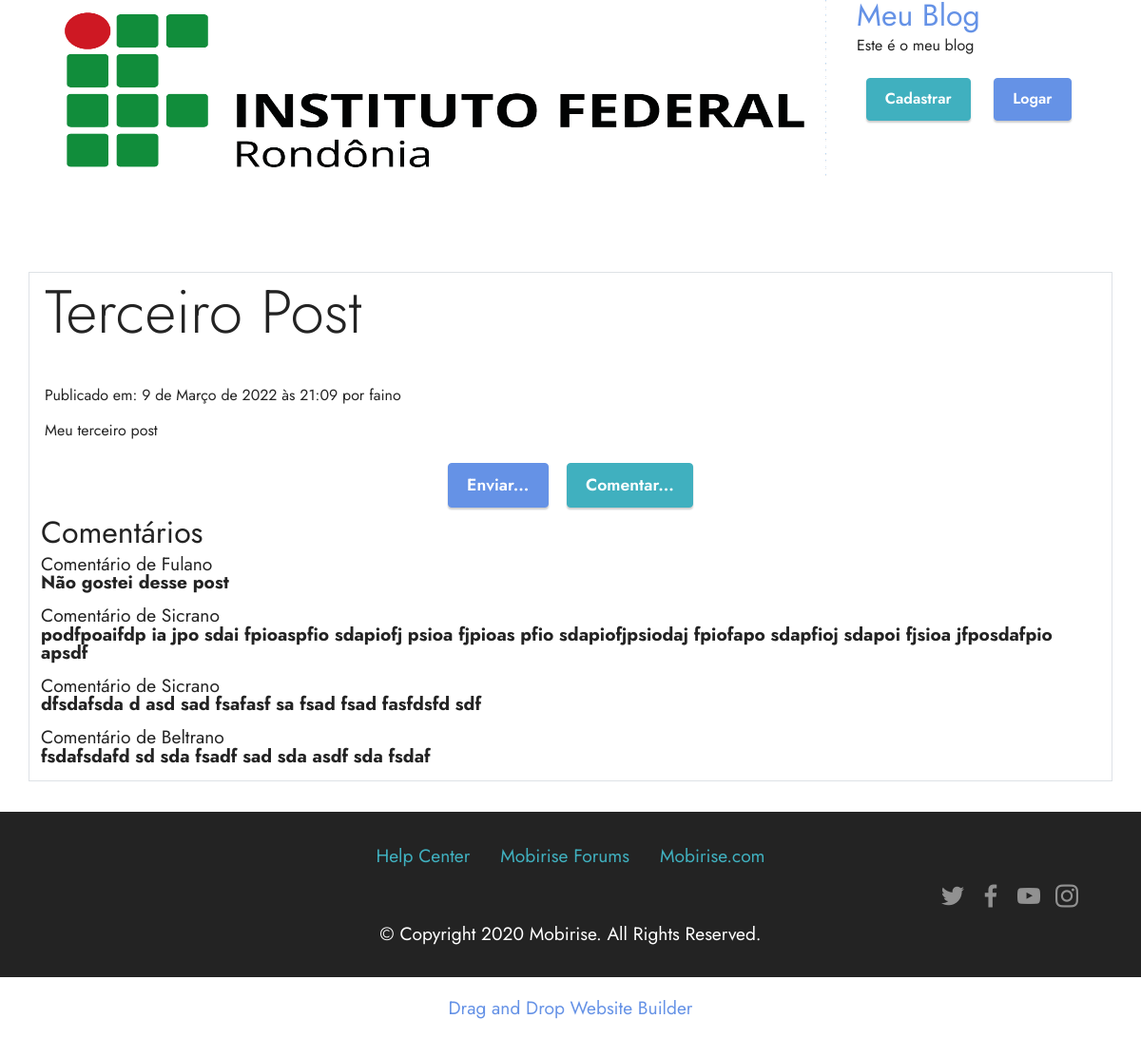
Screenshot of /detalhe/8/terceiro-post with the database file from the repository.
### postagens/models.py (models this page shows, shortened)
class Postagem(models.Model):
    objects = models.Manager()
    publicados = PostsPublicados()
    STATUS_CHOICES = (
        ('rascunho', 'Rascunho'),
        ('publicado', 'Publicado'),
    )
    titulo = models.CharField(max_length=100)
    slug = models.SlugField(max_length=100)
    corpo = models.TextField()
    publicado = models.DateTimeField(default=timezone.now)
    criado = models.DateTimeField(auto_now_add=True)
    status = models.CharField(max_length=9, choices=STATUS_CHOICES, default='rascunho')
    autor = models.ForeignKey(User, on_delete=models.CASCADE, related_name='post_autor')
    class Meta:
        verbose_name = 'Post'
        verbose_name_plural = 'Posts'
        ordering = ['-publicado']

class Comentario(models.Model):
    nome = models.CharField(max_length=50)
    email = models.EmailField()
    corpo = models.TextField()
    criado = models.DateTimeField(auto_now_add=True)
    atualizado = models.DateTimeField(auto_now=True)
    ativo = models.BooleanField(default=False)
    postagem = models.ForeignKey(Postagem, on_delete=models.CASCADE, related_name='post_coments')
    class Meta:
        verbose_name = "Comentário"
        verbose_name_plural = "Comentários"

### postagens/views.py (the view)
# urls.py: path('detalhe/<id>/<slug>', views.DetalhePostView.as_view(), name='detalhepost'),
class DetalhePostView(DetailView):
    template_name = 'postagens/detalhe.html'
    model = Postagem
    context_object_name = 'post'
    def get_context_data(self, **kwargs):
        ctx = super().get_context_data(**kwargs)
        ctx['coments'] = Comentario.objects.all().filter(postagem=self.object, ativo=True)
        return ctx

### postagens/templates/postagens/detalhe.html (shortened to what this page needs)
{% extends 'base.html' %}
{% load static %}
{% block conteudo%}
{% include 'includes/top.html' %}
<section data-bs-version="5.1" class="content10 cid-tzVgp39K95" id="content10-1">
    <div class="container">
        <div class="row justify-content-center border border-ligth">
            <div class="col-12">
                <h6 class="mbr-section-subtitle mbr-fonts-style mb-4 display-3">
                    {{ post.titulo }}
                </h6>
            </div>
            <div class="col-12">
                <p class="mbr-text mbr-fonts-style display-9">
                    Publicado em: {{ post.publicado }} por {{ post.autor }}
                </p>
                <p class="mbr-text mbr-fonts-style display-7">
                    {{ post.corpo|linebreaks }}
                </p>
            </div>
            <div class="mbr-section-btn align-center">
                <a class="btn btn-primary display-4"
                   href="{% url 'enviarpost' post.id %}">Enviar...</a>&nbsp;&nbsp;
                <a class="btn btn-success display-4"
                   href="{% url 'comentpost' post.id %}">Comentar...</a>
            </div>
            <div class="mbr-text mbr-fonts-style display-7">
                <h2>Comentários</h2>
                {% for c in coments %}
                <p>Comentário de {{ c.nome }}<br>
                    <b>{{ c.corpo }}</b>
                </p>
                {% empty %}
                <p>Não existem comentários para esta postagem.</p>
                {% endfor %}
            </div>
        </div>
    </div>
</section>
{% endblock %}

### postagens/templates/base.html (shortened to what this page needs)
{% load static %}
<!DOCTYPE html>
<html  lang="pt-br">
<head>
  <link rel="stylesheet" href="{% static 'assets/bootstrap/css/bootstrap.min.css' %}">
  <link rel="stylesheet" href="{% static 'assets/bootstrap/css/bootstrap-grid.min.css' %}">
  <link rel="stylesheet" href="{% static 'assets/bootstrap/css/bootstrap-reboot.min.css' %}">
  <link rel="stylesheet" href="{% static 'assets/parallax/jarallax.css' %}">
  <link rel="stylesheet" href="{% static 'assets/socicon/css/styles.css' %}">
  <link rel="stylesheet" href="{% static 'assets/theme/css/style.css' %}">
  <link rel="preload" as="style" href="{% static 'assets/mobirise/css/mbr-additional.css' %}"><link rel="stylesheet" href="{% static 'assets/mobirise/css/mbr-additional.css' %}" type="text/css">
</head>
<body>
{% block conteudo %}
{% endblock %}
<section data-bs-version="5.1" class="footer3 cid-tzVhiXjqVu" once="footers" id="footer3-3">
    <div class="container">
        <div class="media-container-row align-center mbr-white">
            <div class="row row-links">
                <ul class="foot-menu">
                <li class="foot-menu-item mbr-fonts-style display-7"><a href="https://mobirise.com/help/" class="text-success">Help Center</a></li><li class="foot-menu-item mbr-fonts-style display-7"><a href="http://forums.mobirise.com/" class="text-success">Mobirise Forums</a></li><li class="foot-menu-item mbr-fonts-style display-7"><a href="https://mobirise.com/" class="text-success">Mobirise.com</a></li></ul>
            </div>
            <div class="row social-row">
                <div class="social-list align-right pb-2">
                <div class="soc-item">
                        <a href="https://twitter.com/mobirise" target="_blank">
                            <span class="socicon-twitter socicon mbr-iconfont mbr-iconfont-social"></span>
                        </a>
                    </div><div class="soc-item">
                        <a href="https://www.facebook.com/pages/Mobirise/1616226671953247" target="_blank">
                            <span class="socicon-facebook socicon mbr-iconfont mbr-iconfont-social"></span>
                        </a>
                    </div><div class="soc-item">
                        <a href="https://www.youtube.com/c/mobirise" target="_blank">
                            <span class="socicon-youtube socicon mbr-iconfont mbr-iconfont-social"></span>
                        </a>
                    </div><div class="soc-item">
                        <a href="https://instagram.com/mobirise" target="_blank">
                            <span class="mbr-iconfont mbr-iconfont-social socicon-instagram socicon"></span>
                        </a>
                    </div></div>
            </div>
            <div class="row row-copirayt">
                <p class="mbr-text mb-0 mbr-fonts-style mbr-white align-center display-7">
                    © Copyright 2020 Mobirise. All Rights Reserved.
                </p>
            </div>
        </div>
    </div>
</section>
<section class="display-7" style="padding: 0;align-items: center;justify-content: center;flex-wrap: wrap;    align-content: center;display: flex;position: relative;height: 4rem;">
      <a href="https://mobiri.se/645118" style="flex: 1 1;height: 4rem;position: absolute;width: 100%;z-index: 1;">
          <img alt="" style="height: 4rem;">
      </a>
      <a style="z-index:1" href="https://mobirise.com/drag-drop-website-builder.html">Drag and Drop Website Builder</a>
  </section>
</body>
</html>

### postagens/templates/includes/top.html
{% load static %}
<div class="container">
    <div class="row">
        <div class="col-9">
            <img src="{% static 'assets/images/logo-IFRO.png' %}" alt="logotipo"
                 height="80%">
        </div>
        <div class="col-3">
                <h2><a href="{% url 'home' %}">Meu Blog</a></h2>
                <p>Este é o meu blog</p>
                {% if user.is_anonymous %}
                <p>
                    <a href="{% url 'cadusuario' %}" class="btn btn-success">
                    Cadastrar
                    </a>
                    <a href="{% url 'loginuser' %}" class="btn btn-primary">
                    Logar
                    </a>
                </p>
                {% else %}
                    <p>Usuário: <span class="bg-light">{{ user.username }}</span></p>
                    <p><a class="btn btn-danger" href="{% url 'logoutuser' %}">Sair</a></p>
                {% endif %}
        </div>
    </div>
</div>

### postagens/static/assets/theme/css/style.css (style rules this page uses)
section { background-color: #ffffff; }
body { font-style: normal; line-height: 1.5; font-weight: 400; color: #232323; position: relative; }
section, .container, .container-fluid { position: relative; word-wrap: break-word; }
a { font-style: normal; font-weight: 400; cursor: pointer; }
a, a:hover { text-decoration: none; }
.mbr-section-subtitle { line-height: 1.3; }
.mbr-text { font-style: normal; line-height: 1.7; }
h1, h2, h3, h4, h5, h6, .display-1, .display-2, .display-4, .display-5, .display-7, span, p, a { line-height: 1; word-break: break-word; word-wrap: break-word; font-weight: 400; }
b, strong { font-weight: bold; }
section { background-position: 50% 50%; background-repeat: no-repeat; background-size: cover; }
.mbr-white { color: #ffffff; }
.align-center { text-align: center; }
.align-right { text-align: right; }
.media-container-row { display: flex; flex-direction: row; flex-wrap: wrap; justify-content: center; align-content: center; align-items: start; }
@media (min-width: 992px) { .media-container-row { flex-wrap: nowrap; } }
img, iframe { display: block; width: 100%; }
.mbr-section-btn { margin-left: -0.6rem; margin-right: -0.6rem; font-size: 0; }
.btn { font-weight: 600; border-width: 1px; font-style: normal; margin: 0.6rem 0.6rem; white-space: normal; transition: all 0.2s ease-in-out; display: inline-flex; align-items: center; justify-content: center; word-break: break-word; }
.row { display: -webkit-flex; -webkit-flex-wrap: wrap; }
.justify-content-center { -webkit-justify-content: center; }
html, body { height: auto; min-height: 100vh; }
ul, ol, pre, blockquote { margin-bottom: 2.3125rem; }
.mb-4 { margin-bottom: 2rem !important; }
@media (min-width: 992px) { .container { padding-left: 16px; padding-right: 16px; } }
@media (min-width: 992px) { .row { margin-left: -16px; margin-right: -16px; } }
@media (min-width: 992px) { .row > [class*=col] { padding-left: 16px; padding-right: 16px; } }

### postagens/static/assets/mobirise/css/mbr-additional.css (style rules this page uses)
body { font-family: Jost; }
.display-4 { font-family: 'Jost', sans-serif; font-size: 1.1rem; line-height: 1.5; }
.display-7 { font-family: 'Jost', sans-serif; font-size: 1.2rem; line-height: 1.5; }
.btn { padding: 0.6rem 1.2rem; border-radius: 4px; }
.btn-primary, .btn-primary:active { background-color: #6592e6 !important; border-color: #6592e6 !important; color: #ffffff !important; box-shadow: 0 2px 2px 0 rgba(0, 0, 0, 0.2); }
.btn-success, .btn-success:active { background-color: #40b0bf !important; border-color: #40b0bf !important; color: #ffffff !important; box-shadow: 0 2px 2px 0 rgba(0, 0, 0, 0.2); }
.text-success { color: #40b0bf !important; }
a[class*="text-"]:not(.nav-link):not(.dropdown-item):not([role]):not(.navbar-caption) { position: relative; background-image: transparent; background-size: 10000px 2px; background-repeat: no-repeat; background-position: 0px 1.2em; background-position: -10000px 1.2em; }
a, a:hover { color: #6592e6; }
body { overflow-x: hidden; }
a { transition: color 0.6s; }
.cid-tzVgp39K95 { padding-top: 3rem; padding-bottom: 2rem; background-color: #ffffff; }
.cid-tzVhiXjqVu { padding-top: 2rem; padding-bottom: 2rem; background-color: #232323; }
.cid-tzVhiXjqVu .row-links { width: 100%; justify-content: center; }
.cid-tzVhiXjqVu .social-row { width: 100%; justify-content: center; }
.cid-tzVhiXjqVu .media-container-row { flex-direction: column; justify-content: center; align-items: center; }
.cid-tzVhiXjqVu .media-container-row .foot-menu { list-style: none; display: flex; justify-content: center; flex-wrap: wrap; padding: 0; margin-bottom: 0; }
.cid-tzVhiXjqVu .media-container-row .foot-menu li { padding: 0 1rem 1rem 1rem; }
.cid-tzVhiXjqVu .media-container-row .social-list { padding-left: 0; margin-bottom: 0; list-style: none; display: flex; flex-wrap: wrap; justify-content: flex-end; }
.cid-tzVhiXjqVu .media-container-row .social-list .mbr-iconfont-social { font-size: 1.5rem; color: #ffffff; }
.cid-tzVhiXjqVu .media-container-row .social-list .soc-item { margin: 0 .5rem; }
.cid-tzVhiXjqVu .media-container-row .social-list a { margin: 0; opacity: .5; transition: .2s linear; }
.cid-tzVhiXjqVu .media-container-row .row-copirayt { word-break: break-word; width: 100%; }
.cid-tzVhiXjqVu .media-container-row .row-copirayt p { width: 100%; }

### rows the page displays
Postagem: titulo "Terceiro Post", publicado "9 de Março de 2022 às 21:09", autor "faino", corpo "Meu terceiro post"
Comentario: nome "Fulano", corpo "Não gostei desse post"
Comentario: nome "Sicrano", corpo "podfpoaifdp ia jpo sdai fpioaspfio sdapiofj psioa fjpioas pfio sdapiofjpsiodaj fpiofapo sdapfioj sdapoi fjsioa jfposdafpio apsdf"
Comentario: nome "Sicrano", corpo "dfsdafsda d asd sad fsafasf sa fsad fsad fasfdsfd sdf"
Comentario: nome "Beltrano", corpo "fsdafsdafd sd sda fsadf sad sda asdf sda fsdaf"
